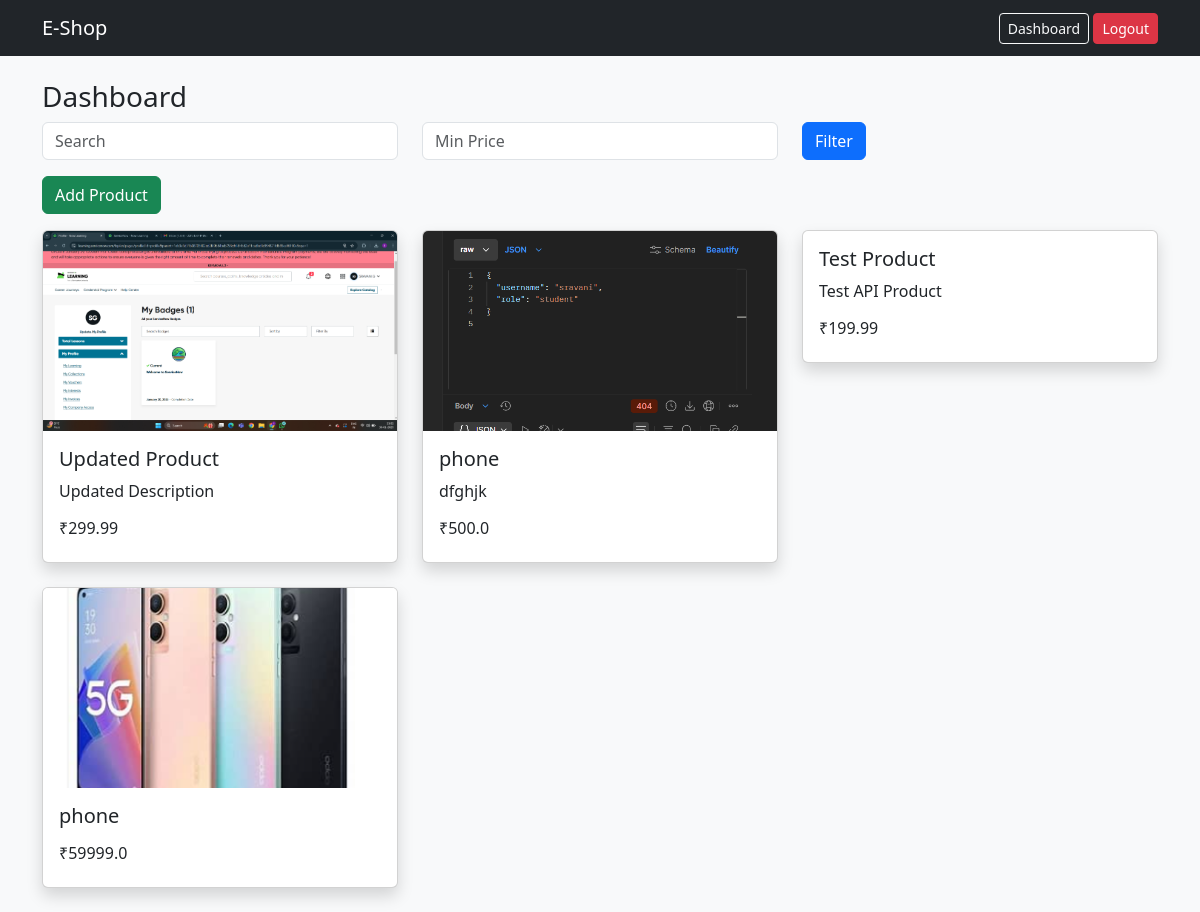
The page /dashboard (signed in) on the database its author committed.
### Interactive_Professional_Ecommerce/app.py (models this page shows)
class Item(db.Model):
    id = db.Column(db.Integer, primary_key=True)
    name = db.Column(db.String(100), nullable=False)
    price = db.Column(db.Float, nullable=False)
    description = db.Column(db.String(300))
    image = db.Column(db.String(200))

### Interactive_Professional_Ecommerce/app.py (the view)
@app.route("/dashboard")
@login_required
def dashboard():
    search = request.args.get("search")
    min_price = request.args.get("min_price")
    query = Item.query
    if search:
        query = query.filter(Item.name.contains(search))
    if min_price:
        query = query.filter(Item.price >= float(min_price))
    items = query.all()
    return render_template("dashboard.html", items=items)

### Interactive_Professional_Ecommerce/app.py (called while the page is built)
def login_required(f):
    @wraps(f)
    def wrapper(*args, **kwargs):
        if "user_id" not in session:
            return redirect(url_for("login"))
        return f(*args, **kwargs)
    return wrapper

### Interactive_Professional_Ecommerce/templates/dashboard.html (shortened to what this page needs)
{% extends 'base.html' %}
{% block content %}
<h3>Dashboard</h3>
<form method="GET" class="row mb-3">
<div class="col"><input name="search" class="form-control" placeholder="Search"></div>
<div class="col"><input name="min_price" class="form-control" placeholder="Min Price"></div>
<div class="col"><button class="btn btn-primary">Filter</button></div>
</form>
{% if session.get('role') == 'admin' %}
<a href="/add-product" class="btn btn-success mb-3">Add Product</a>
{% endif %}
<div class="row">
{% for item in items %}
<div class="col-md-4">
<div class="card shadow mb-4">
{% if item.image %}
<img src="/static/uploads/{{item.image}}" class="card-img-top" style="height:200px;object-fit:cover;">
{% endif %}
<div class="card-body">
<h5>{{item.name}}</h5>
<p>{{item.description}}</p>
<h6>₹{{item.price}}</h6>
</div>
</div>
</div>
{% endfor %}
</div>
{% endblock %}

### Interactive_Professional_Ecommerce/templates/base.html (shortened to what this page needs)
<!DOCTYPE html>
<html>
<head>
<link href="https://cdn.jsdelivr.net/npm/bootstrap@5.3.2/dist/css/bootstrap.min.css" rel="stylesheet">
</head>
<body class="bg-light">
<nav class="navbar navbar-expand-lg navbar-dark bg-dark">
<div class="container">
<a class="navbar-brand" href="/">E-Shop</a>
<div>
{% if session.get('user_id') %}
<a class="btn btn-outline-light btn-sm" href="/dashboard">Dashboard</a>
<a class="btn btn-danger btn-sm" href="/logout">Logout</a>
{% endif %}
</div>
</div>
</nav>
<div class="container mt-4">
{% block content %}{% endblock %}
</div>
</body>
</html>

### rows shown on the page
Item: image (picture), name "Updated Product", description "Updated Description", price "299.99"
Item: image (picture), name "phone", description "dfghjk", price "500.0"
Item: name "Test Product", description "Test API Product", price "199.99"
Item: image (picture), name "phone", price "59999.0"
